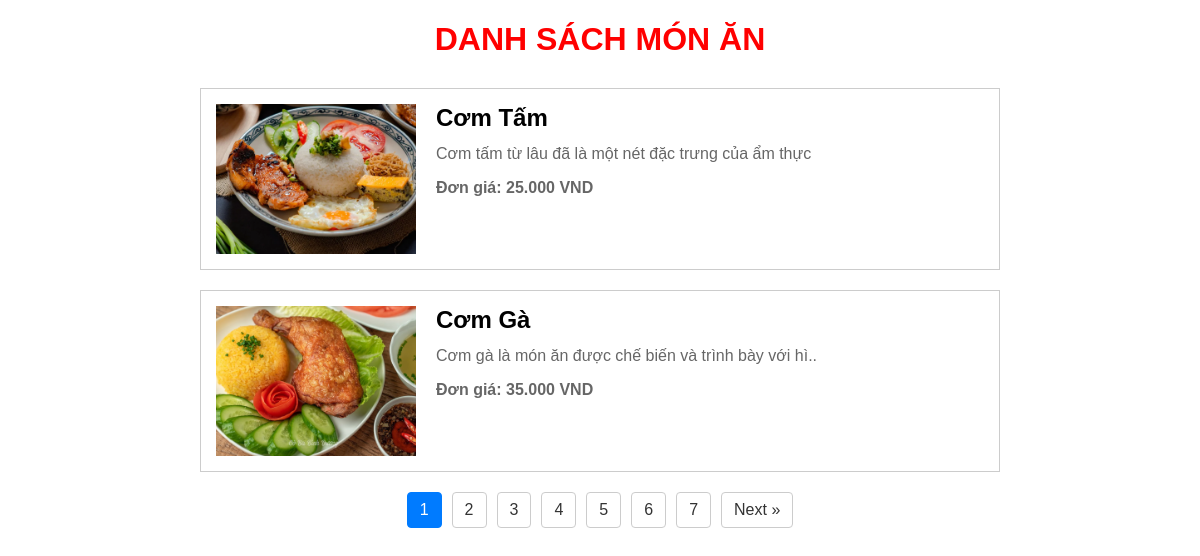
The page /C3/Bai9_2.php on the database its author committed.
### tables this page shows
CREATE TABLE `mon_an` (
  `ma_mon` int(11) NOT NULL,
  `ma_loai` int(11) NOT NULL,
  `ten_mon` varchar(100) NOT NULL,
  `noi_dung_tom_tat` varchar(200) NOT NULL,
  `noi_dung_chi_tiet` varchar(500) NOT NULL,
  `don_gia` double NOT NULL,
  `don_gia_khuyen_mai` double NOT NULL,
  `khuyen_mai` varchar(200) NOT NULL DEFAULT 'Nước ngọt, khăn lạnh',
  `hinh` varchar(100) NOT NULL,
  `ngay_cap_nhat` date NOT NULL,
  `dvt` varchar(50) NOT NULL DEFAULT 'Đĩa',
  `trong_ngay` tinyint(1) NOT NULL
);

### C3/Bai9_2.php (the view, shortened to what this page needs)
<?php
$dbname = "ql_nha_hang";
$driver = "mysql:host=localhost;dbname=$dbname";
$username = "root";
$password = "";
try {
    $pdo = new PDO($driver, $username, $password);
    $items_per_page = 2;
    $current_page = isset($_GET['page']) ? (int) $_GET['page'] : 1;
    $offset = ($current_page - 1) * $items_per_page;
    $total_stmt = $pdo->query("SELECT COUNT(*) FROM mon_an");
    $total_items = $total_stmt->fetchColumn();
    $total_pages = ceil($total_items / $items_per_page);
    $stmt = $pdo->prepare("SELECT ten_mon, noi_dung_tom_tat, don_gia, hinh FROM mon_an LIMIT ? OFFSET ?");
    $stmt->bindValue(1, $items_per_page, PDO::PARAM_INT);
    $stmt->bindValue(2, $offset, PDO::PARAM_INT);
    $stmt->execute();
    $dishes = $stmt->fetchAll(PDO::FETCH_ASSOC);
} catch (PDOException $e) {
    echo "Connection failed: " . $e->getMessage();
}
?>
<!DOCTYPE html>
<html lang="en">
<head>
</head>
<body>
    <div class="menu-container">
        <h1>DANH SÁCH MÓN ĂN</h1>
        <?php foreach ($dishes as $dish): ?>
            <div class="menu-item">
                <img src="images/mon_an/<?php echo $dish['hinh']; ?>" alt="<?php echo $dish['ten_mon']; ?>">
                <div class="menu-info">
                    <h2><?php echo $dish['ten_mon']; ?></h2>
                    <p><?php echo $dish['noi_dung_tom_tat']; ?></p>
                    <p class="price">Đơn giá: <?php echo number_format($dish['don_gia'], 0, ',', '.'); ?> VND</p>
                </div>
            </div>
        <?php endforeach; ?>
        <div class="pagination">
            <?php if ($total_pages > 1): ?>
                <?php for ($i = 1; $i <= $total_pages; $i++): ?>
                    <a href="?page=<?php echo $i; ?>" class="<?php echo $i === $current_page ? 'active' : ''; ?>">
                        <?php echo $i; ?>
                    </a>
                <?php endfor; ?>
                <?php if ($current_page < $total_pages): ?>
                    <a href="?page=<?php echo ($current_page + 1); ?>">Next &raquo;</a>
                <?php endif; ?>
            <?php endif; ?>
        </div>
    </div>
</body>
</html>

### C3/Bai9_2.php (style rules this page uses)
body { font-family: Arial, sans-serif; margin: 20px; }
h1 { color: red; text-align: center; margin-bottom: 30px; }
.menu-container { max-width: 800px; margin: 0 auto; }
.menu-item { border: 1px solid #ccc; margin-bottom: 20px; padding: 15px; display: flex; gap: 20px; }
.menu-item img { width: 200px; height: 150px; object-fit: cover; }
.menu-info { flex: 1; }
.menu-info h2 { color: #000; margin: 0 0 10px 0; }
.menu-info p { color: #666; margin: 0 0 10px 0; line-height: 1.5; }
.price { font-weight: bold; color: #000; }
.pagination { display: flex; justify-content: center; gap: 10px; margin-top: 20px; }
.pagination a { padding: 8px 12px; border: 1px solid #ccc; text-decoration: none; color: #333; border-radius: 4px; }
.pagination .active { background-color: #007bff; color: white; border-color: #007bff; }

### rows shown on the page
mon_an: hinh (picture), ten_mon "Cơm Tấm", noi_dung_tom_tat "Cơm tấm từ lâu đã là một nét đặc trưng của ẩm thực", don_gia "25.000"
mon_an: hinh (picture), ten_mon "Cơm Gà", noi_dung_tom_tat "Cơm gà là món ăn được chế biến và trình bày với hì..", don_gia "35.000"
